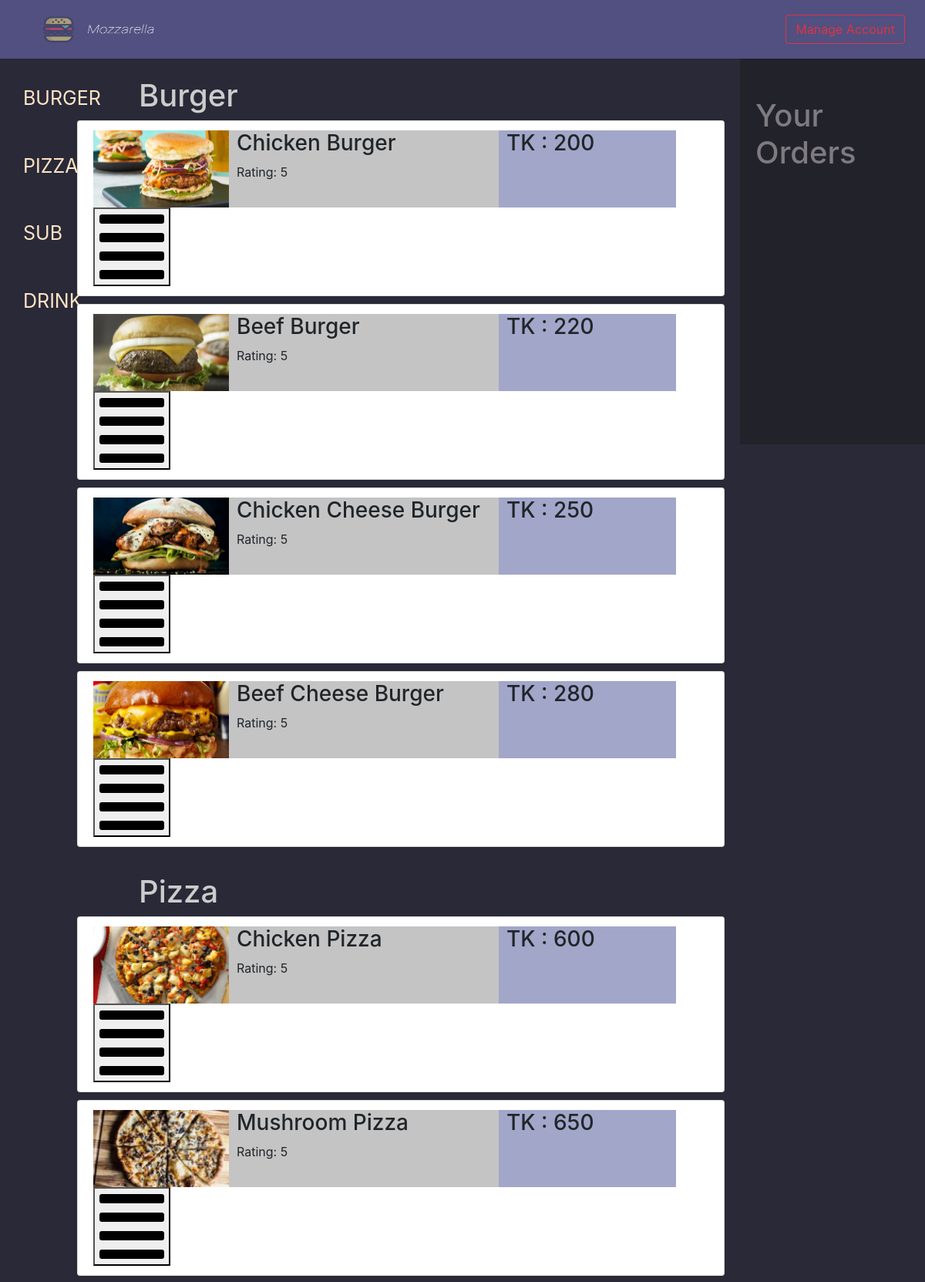
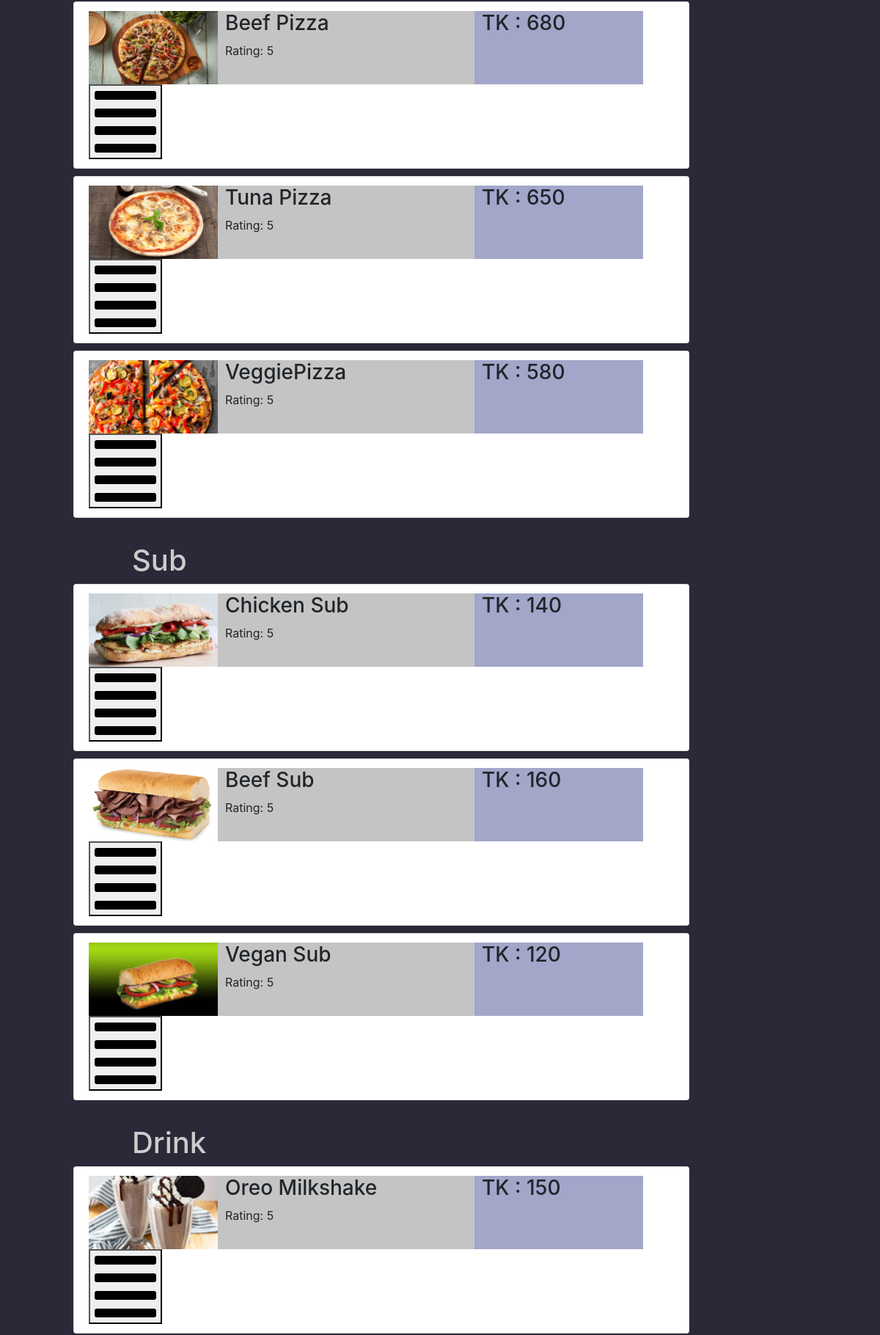
The app's page /order.php (upper part) with its own data (2 pictures, top to bottom).
### tables this page shows
CREATE TABLE `menu` (
  `id` int(3) NOT NULL,
  `f_name` varchar(60) NOT NULL,
  `f_type` varchar(2) NOT NULL,
  `price` int(4) NOT NULL,
  `review` float NOT NULL,
  `no_of_reviews` int(4) NOT NULL,
  `delivery_time` int(3) NOT NULL,
  `image` varchar(3) NOT NULL
);

### controller/config.php (called while the page is built, shortened)
<?php
$servername = "localhost";
$db_username = "root";
$db_password = "";
$db_name = "project";
function getArray($query)
{
  global $servername, $db_username, $db_password, $db_name;
  $conn = mysqli_connect($servername, $db_username, $db_password, $db_name);
  $data = array();
  $result = mysqli_query($conn, $query);
  if (mysqli_num_rows($result) > 0) {
    while ($row = mysqli_fetch_assoc($result)) {
      $data[] = $row;
    }
  }
  return $data;
}

### controller/controller.php (called while the page is built, shortened)
<?php
require_once 'config.php';
function getAllFoodByType($i)
{
    $query="SELECT * FROM `menu` WHERE f_type like " . $i;
    $foods=getArray($query);
    return $foods;
}
?>

### order.php (the view, shortened to what this page needs)
<?php
require "./controller/controller.php";
$food_type = array(1 => 'Burger', 2 => 'Pizza', 3 => 'Sub', 4 => 'Drink');
?>
<!DOCTYPE html>
<head>
    <link rel="stylesheet" href="https://cdnjs.cloudflare.com/ajax/libs/font-awesome/5.14.0/css/all.min.css" />
    <link rel="stylesheet" href="https://maxcdn.bootstrapcdn.com/bootstrap/4.5.2/css/bootstrap.min.css">
    <link rel="stylesheet" href="./CSS/orderStyle.css">
</head>
<body>
    <header>
        <nav class="navbar  justify-content-between">
            <a class="navbar-brand"> <img src="./Images/logo.png" alt="" class="logo"></a>
            <form class="form-inline">
                <button class="btn btn-outline-danger my-2 my-sm-0 " type="submit">Manage Account</button>
            </form>
        </nav>
    </header>
    <div class="container-fluid ">
        <div class="row">
            <div class="col-sm-2 col-md-2 col-lg-1 col-xl-1">
                <nav id="sidebarMenu" class="navbar navbar-light navbar-expand-sm px-0 flex-row flex-nowrap">
                    <div class="navbar-collapse collapse" id="navbarWEX">
                        <div class="nav flex-sm-column flex-row" style="padding-top:360px; position: fixed;">
                            <a id="burger_btn" class="nav-item nav-link optn_btn " href="#Burger_h1">BURGER</a>
                            <a id="pizza_btn" class="nav-item nav-link optn_btn " href="#Pizza_h1">PIZZA</a>
                            <a id="sub_btn" class="nav-item nav-link optn_btn" href="#Sub_h1">SUB</a>
                            <a id="drink_btn" class="nav-item nav-link optn_btn" href="#Drink_h1">DRINK</a>
                        </div>
                    </div>
                </nav>
            </div>
            <div class="main" id="body">
                <?php
                for ($i = 1; $i <= sizeof($food_type); $i++) {
                    echo '<br><h1 class="body_h1" id="' . $food_type[$i] . '_h1">' . $food_type[$i] . '</h1>';
                    $menu = getAllFoodByType($i);
                    foreach ($menu as $item) {
                        $img = '"./Images/' . $item['image'] . '.png"';
                ?>
                        <ul class="list-group w-100">
                            <li class="list-group-item " style="margin-bottom:10px;">
                                <img src=<?php echo $img ?> class="container_div pic_div">
                                <div class="container_div name_div">
                                    <h3><?php echo $item['f_name']  ?></h3>
                                    <p>Rating: <?php echo $item['review']  ?></p>
                                </div>
                                <div class="container_div amount_div">
                                    <h3>TK : <?php echo $item['price']  ?></h4>
                                </div>
                                <div class="container_div">
                                    <button class="opt_btn" onclick="loadPopup('<?php echo $item['id'] ?>')" value="<?php echo $item['id']  ?>" type="button" data-toggle="modal" data-target="#exampleModal">
                                        <i class="fas fa-align-justify fa-6x"></i>
                                    </button>
                                </div>
                            </li>
                        </ul>
                <?php }
                } ?>
            </div>
            <div class="main" id="side_q">
                <h1>Your Orders</h1>
            </div>
        </div>
</body>
</html>

### CSS/orderStyle.css (style rules this page uses)
body { margin: 0%; overflow: scroll; background-color: #292938; }
header { background-color:#515081; height: 80%; padding-left: 30px ; padding-right: 10px ; }
.logo { height: 50px; width: 180px; padding: 8px; }
ul { align-items: center; }
.main { float: left; }
#body { background-color: #292938; height: 100%; width: 70%; }
.optn_btn { font-size: 25px; text-align: left; border: transparent; padding-right: 15px; padding-left: 15px; padding-top: 20px; padding-bottom: 30px; background-color: transparent; width: 100%; color: bisque; }
.body_h1 { color: #cccccc; padding-left: 80px; }
.container_div { float: left; }
.pic_div { height: 100px; width: 176px; min-width: 90px; }
.name_div { background-color: #C4C4C4; height: 100px; width: 350px; align-items: center; padding-left: 10px; }
.amount_div { background-color: #A2A6C9; height: 100px; width: 230px; align-items: center; padding-left: 10px; }
#side_q { background-color: rgb(27, 27, 27); position: fixed; left: 80%; color: seashell; padding: 20px; padding-top: 50px; height: 500px; opacity: 40%; }

### records on screen
menu: shows a picture, f_name "Chicken Burger", review "5", price "200", $item['id'] 1 (drawn)
menu: shows a picture, f_name "Beef Burger", review "5", price "220", $item['id'] 2 (drawn)
menu: shows a picture, f_name "Chicken Cheese Burger", review "5", price "250", $item['id'] 3 (drawn)
menu: shows a picture, f_name "Beef Cheese Burger", review "5", price "280", $item['id'] 4 (drawn)
menu: shows a picture, f_name "Chicken Pizza", review "5", price "600"
menu: shows a picture, f_name "Mushroom Pizza", review "5", price "650", $item['id'] 6 (drawn)
menu: shows a picture, f_name "Beef Pizza", review "5", price "680", $item['id'] 7 (drawn)
menu: shows a picture, f_name "Tuna Pizza", review "5", price "650", $item['id'] 8 (drawn)
menu: shows a picture, f_name "VeggiePizza", review "5", price "580", $item['id'] 9 (drawn)
menu: shows a picture, f_name "Chicken Sub", review "5", price "140", $item['id'] 10 (drawn)
menu: shows a picture, f_name "Beef Sub", review "5", price "160", $item['id'] 11 (drawn)
menu: shows a picture, f_name "Vegan Sub", review "5", price "120", $item['id'] 12 (drawn)
menu: shows a picture, f_name "Oreo Milkshake", review "5", price "150", $item['id'] 13 (drawn)

### other values on screen
$food_type[$i] "Burger"
$food_type[$i] "Pizza"
$food_type[$i] "Sub"
$food_type[$i] "Drink"
